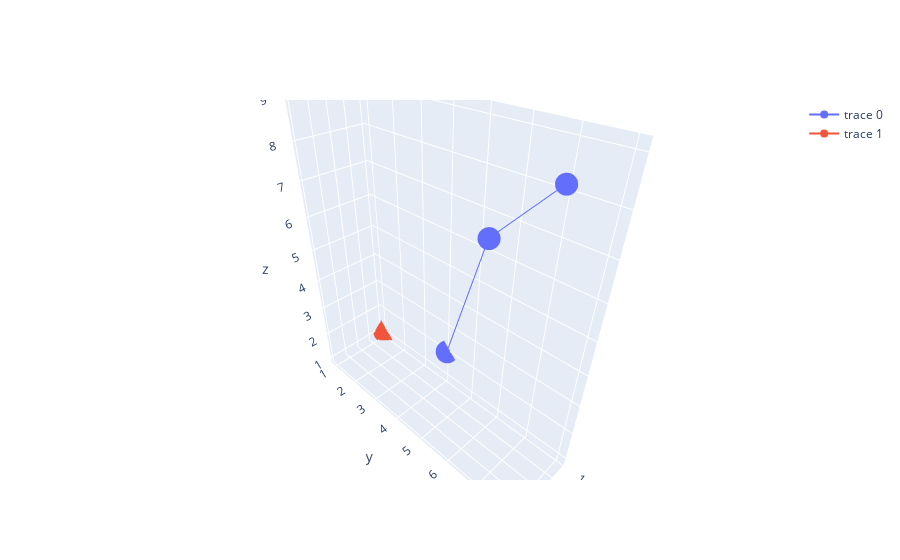

The cell this chart's notebook holds for it:
### Code cell
fig = go.Figure()
fig.add_trace(go.Scatter3d(x=[1,2,3],y=[4,6,8],z=[2,7,9]))
fig.add_trace(go.Scatter3d(x=[1],y=[1],z=[1],))
fig.update_layout()
fig.write_image('plot.png')

### Figure 1 — Plotly figure (JSON) as saved in the notebook; plotly's stock layout.template omitted (floating-point values rounded to 4 significant figures)
{"data": [{"type": "scatter3d", "x": [1, 2, 3], "y": [4, 6, 8], "z": [2, 7, 9]}, {"type": "scatter3d", "x": [1], "y": [1], "z": [1]}], "layout": {}}
